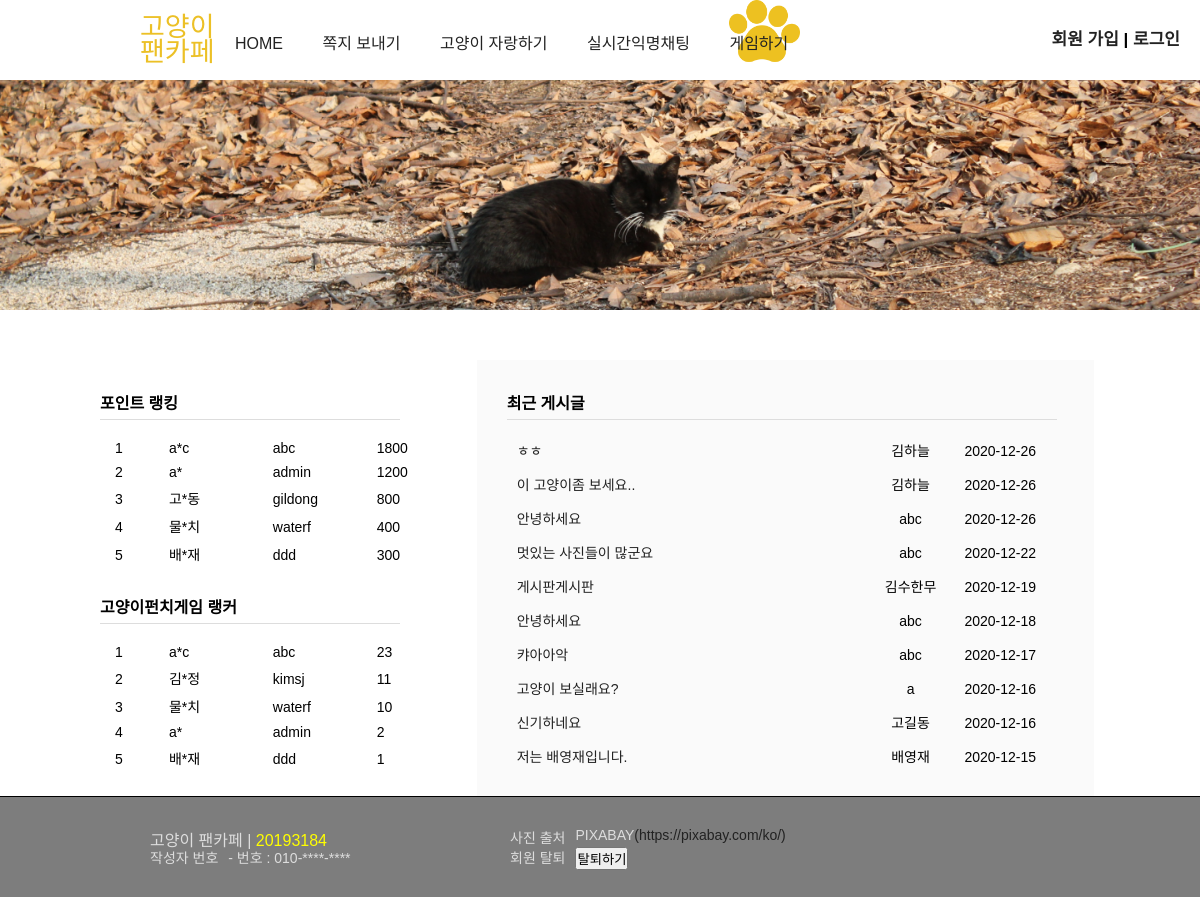
The page / on the database its author committed.
### tables this page shows
CREATE TABLE `members` (
  `num` int(11) NOT NULL,
  `id` char(15) NOT NULL,
  `pass` char(15) NOT NULL,
  `name` char(10) NOT NULL,
  `email` char(80) NOT NULL,
  `regist_day` char(20) DEFAULT NULL,
  `level` int(11) DEFAULT NULL,
  `point` int(11) DEFAULT NULL,
  `game_result` int(11) DEFAULT NULL
);

CREATE TABLE `board` (
  `num` int(11) NOT NULL,
  `id` char(15) NOT NULL,
  `name` char(10) NOT NULL,
  `subject` char(200) NOT NULL,
  `content` text NOT NULL,
  `regist_day` char(20) NOT NULL,
  `hit` int(11) NOT NULL,
  `file_name` char(40) DEFAULT NULL,
  `file_type` char(40) DEFAULT NULL,
  `file_copied` char(40) DEFAULT NULL
);

### main.php (the view, shortened to what this page needs)
<div id="main_img_bar">
</div>
<div id="main_content">
    <div id="right-content">
        <div id="point_rank">
            <h4>포인트 랭킹</h4>
            <ul>
                <?php
                $con = mysqli_connect("localhost", "root", "", "20193184");
                    $rank = 1;
                    $sql = "select * from members order by point desc limit 5";
                    $result = mysqli_query($con, $sql);
                    if (!$result){
                        echo "회원 DB 테이블(members)이 생성 전입니다!";
                    }
                    else if(($record_num=mysqli_num_rows($result))==0){
                        echo "아직 가입된 회원이 없습니다!";
                    }
                    else
                    {
                        while( $row = mysqli_fetch_array($result) )
                        {
                            $name  = $row["name"];
                            $id    = $row["id"];
                            $point = $row["point"];
                            $name_num=mb_strlen($name);
                            $cover_name=mb_substr($name, 0, 1);
                            if($name_num<=2){
                                $cover_name.="*";
                            }
                            else{
                                for($i=1; $i<$name_num-1; $i++){
                                    $cover_name.="*";
                                }
                                $cover_name.=mb_substr($name, $name_num-1,1);
                            }
                ?>
                <li>
                    <span><?=$rank?></span>
                    <span><?=$cover_name?></span>
                    <span><?=$id?></span>
                    <span><?=$point?></span>
                </li>
                <?php
                            $rank++;
                        }
                    }
                ?>
            </ul>
        </div>
        <div id="game_rank">
            <h4>고양이펀치게임 랭커</h4>
            <ul>
                <?php
                    $rank = 0;
                    $sql = "select * from members order by game_result desc limit 5";
                    $result = mysqli_query($con, $sql);
                    if (!$result)
                        echo "회원 DB 테이블(members)이 생성 전입니다!";
                    else if(($record_num=mysqli_num_rows($result))==0){
                        echo "아직 가입된 회원이 없습니다!";
                    }
                    else
                    {
                        $pre_score=-1;
                        while( $row = mysqli_fetch_array($result) )
                        {
                            $name  = $row["name"];
                            $id    = $row["id"];
                            $game_result = $row["game_result"];
                            $name_num=mb_strlen($name);
                            $cover_name=mb_substr($name, 0, 1);
                            if($name_num<=2){
                                $cover_name.="*";
                            }
                            else{
                                for($i=1; $i<$name_num-1; $i++){
                                    $cover_name.="*";
                                }
                                $cover_name.=mb_substr($name, $name_num-1,1);
                            }
                            if($pre_score!=$game_result){
                                $rank++;
                            }
                ?>
                <li>
                    <span><?=$rank?></span>
                    <span><?=$cover_name?></span>
                    <span><?=$id?></span>
                    <span><?=$game_result?></span>
                </li>
                <?php
                            $pre_score=$game_result;
                        }
                    }
                ?>
            </ul>
        </div>
    </div>
    <div id="left-content">
        <h4>최근 게시글</h4>
        <ul>
            <?php
                $sql = "select * from board order by num desc limit 10";
                $result = mysqli_query($con, $sql);
                if (!$result)
                    echo "게시판 DB 테이블(board)이 생성 전입니다!";
                else if(($record_num=mysqli_num_rows($result))==0){
                    echo "아직 게시글이 없습니다!";
                }
                else
                {
                    while( $row = mysqli_fetch_array($result) )
                    {
                        $regist_day = substr($row["regist_day"], 0, 10);
                        $num=$row["num"];
            ?>
            <li>
                <span><a href="board_view.php?num=<?=$num?>"><?=$row["subject"]?></a></span>
                <span><?=$row["name"]?></span>
                <span><?=$regist_day?></span>
            </li>
            <?php
                    }
                }
            ?>
    </div>
</div>

### index.php (shortened to what this page needs)
<!DOCTYPE html>
<html>
<head>
<link rel="stylesheet" type="text/css" href="./css/common.css">
<link rel="stylesheet" type="text/css" href="./css/main.css">
</head>
<body>
	<header>
    	<?php include "header.php";?>
    </header>
	<section>
	    <?php include "main.php";?>
	</section>
	<footer>
    	<?php include "footer.php";?>
    </footer>
</body>
</html>

### header.php (shortened to what this page needs)
<?php
    if (isset($_SESSION["userid"])) $userid = $_SESSION["userid"];
    else $userid = "";
?>
        <div id="top">
            <h3>
                <a href="index.php">
                    <p>고양이</p>
                    <p>팬카페</p>
                </a>
            </h3>
            <div id="menu_bar">
                <ul>
                    <li><a href="index.php">HOME</a></li>
                    <li><a href="message_form.php">쪽지 보내기</a></li>
                    <li><a href="board_form.php">고양이 자랑하기</a></li>
                    <li><a href="mytest.php">실시간익명채팅</a></li>
                    <li>
                        <a href="game.php">게임하기</a>
                    </li>
                </ul>
            </div>
            <ul id="top_menu">
<?php
    if(!$userid) {
?>
                <li><a href="member_form.php">회원 가입</a> </li>
                <li> | </li>
                <li><a href="login_form.php">로그인</a></li>
<?php
    }
?>
            </ul>
        </div>

### footer.php (shortened to what this page needs)
<div id="footer_content">
    <p id="footer_logo">고양이 팬카페 | <span>20193184</span></p>
    <ul id="author">
        <li>작성자 번호</li>
        <li>- 번호 : 010-****-****</li>
    </ul>
    <ul id="download">
        <li>사진 출처</li>
        <li>PIXABAY<a href="https://pixabay.com/ko/">(https://pixabay.com/ko/)</a></li>
    </ul>
    <ul id="leavecafe">
        <li>회원 탈퇴</li>
        <li><button onclick="check_pass()">탈퇴하기</button></li>
    </ul>
</div>

### css/common.css (style rules this page uses)
* { padding: 0; margin: 0; }
body { font-size: 14px; font-family: 'Noto Sans HK', sans-serif; display: flex; min-height: 100vh; flex-direction: column; }
section { flex: 1; }
ul { list-style-type: none; }
a { display: inline-block; text-decoration: none; }
a:link { text-decoration:none; color: #222222; }
#top { position: relative; width: 90%; height: 80px; margin-left: 100px; }
#top h3 { position: absolute; top: 15px; left: 40px; font-size: 16px; }
#top h3 a p { font-family: 'Black Han Sans', sans-serif; font-style: normal; font-weight: normal; font-size: 27px; line-height: 25px; color: #ECC026; }
#top #top_menu { float: right; margin: 25px 0px 0 0; font-style: normal; font-weight: bold; font-size: 17px; font-family: 'Noto Sans HK', sans-serif; }
#top #top_menu li { display: inline; }
#menu_bar { position: absolute; color: black; height: 50px; font-size: 16px; margin-left: 50px; }
#menu_bar ul { margin: 0 auto; padding-left: 50px; }
#menu_bar li { display: inline; margin-left: 35px; }
#menu_bar li:first-child { color: #ECC026; }
#menu_bar li:last-child a { padding-top: 30px; width: 71px; height: 77px; background-repeat: no-repeat; background-size: contain; background-image: url('../img/catpawButton.png'); }
#main_img_bar { height: 230px; text-align: center; background-color: #c4c4c4; margin-bottom: 50px; }
footer { height: 100px; width: 100%; background-color: #7D7D7D; border-top: 1px solid black; }
#footer_content { position: relative; width: 1000px; margin: 0 auto; color: #dddddd; }
#footer_logo { position: absolute; top: 30px; left: 50px; font-size: 16px; }
#footer_logo span { color: yellow; }
#download { position: absolute; top: 30px; left: 400px; }
#download li { float: left; margin-left: 10px; }
#author { position: absolute; top: 40px; left: 50px; margin-top: 10px; }
#author li { float: left; }
#author li:last-child { margin-left: 10px; }
#leavecafe { position: absolute; top: 50px; left: 400px; }
#leavecafe li { float: left; margin-left: 10px; }

### css/main.css (style rules this page uses)
#main_img_bar { background-image: url('../img/main_cat.png'); background-repeat:no-repeat; background-position: center; background-size:cover; }
#main_content { position: relative; width: 1000px; height: 240px; margin: 0 auto; font-family: 'Noto Sans HK', sans-serif; }
#right-content { float: left; margin-top: 30px; }
#left-content { float: left; background-color: #fafafa; padding: 30px; }
#left-content h4 { width: 550px; font-size: 16px; padding-bottom: 5px; border-bottom: solid 1px #dddddd; }
#left-content ul { margin-top: 20px; }
#left-content li { margin-top: 14px; margin-left: 10px; }
#left-content span { display: inline-block; }
#left-content span:nth-child(1) { width: 340px; }
#left-content span:nth-child(2) { width: 100px; text-align: center; }
#left-content span:nth-child(3) { width: 100px; }
#point_rank h4 { width: 300px; font-size: 16px; padding-bottom: 5px; border-bottom: solid 1px #dddddd; }
#point_rank ul { margin-top: 20px; }
#point_rank li { margin-top: 8px; margin-left: 15px; }
#point_rank span { display: inline-block; }
#point_rank span:nth-child(1) { width: 50px; }
#point_rank span:nth-child(2) { width: 100px; }
#point_rank span:nth-child(3) { width: 100px; }
#point_rank span:nth-child(4) { width: 100px; }
#game_rank { margin-top: 30px; }
#game_rank h4 { width: 300px; font-size: 16px; padding-bottom: 5px; border-bottom: solid 1px #dddddd; }
#game_rank ul { margin-top: 20px; }
#game_rank li { margin-top: 8px; margin-left: 15px; }
#game_rank span { display: inline-block; }
#game_rank span:nth-child(1) { width: 50px; }
#game_rank span:nth-child(2) { width: 100px; }
#game_rank span:nth-child(3) { width: 100px; }
#game_rank span:nth-child(4) { width: 100px; }

### rows shown on the page
members: cover_name "a*c", id "abc", point "1800", rank "1", game_result "23"
members: name "a*", id "admin", point "1200", rank "4", game_result "2"
members: cover_name "고*동", id "gildong", point "800"
members: cover_name "물*치", id "waterf", point "400", rank "3", game_result "10"
members: cover_name "배*재", id "ddd", point "300", rank "5", game_result "1"
members: rank "2", cover_name "김*정", id "kimsj", game_result "11"
board: subject "ㅎㅎ", name "김하늘", regist_day "2020-12-26"
board: subject "이 고양이좀 보세요..", name "김하늘", regist_day "2020-12-26"
board: subject "안녕하세요", name "abc", regist_day "2020-12-26"
board: subject "멋있는 사진들이 많군요", name "abc", regist_day "2020-12-22"
board: subject "게시판게시판", name "김수한무", regist_day "2020-12-19"
board: subject "안녕하세요", name "abc", regist_day "2020-12-18"
board: subject "캬아아악", name "abc", regist_day "2020-12-17"
board: subject "고양이 보실래요?", name "a", regist_day "2020-12-16"
board: subject "신기하네요", name "고길동", regist_day "2020-12-16"
board: subject "저는 배영재입니다.", name "배영재", regist_day "2020-12-15"
